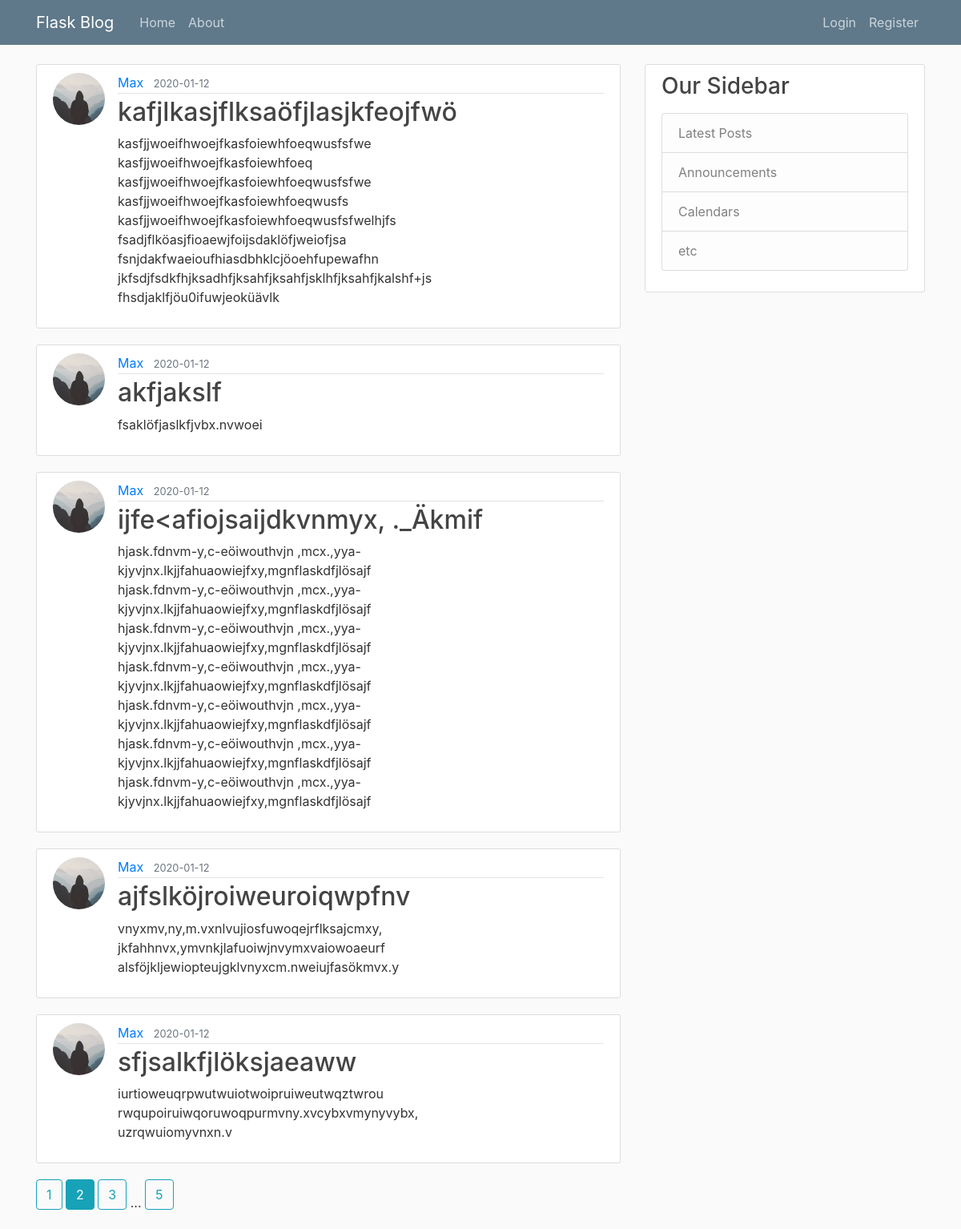
The page /home?page=2 on the database its author committed.
### flaskblog/models.py (models this page shows, shortened)
class Post(db.Model):
    id = db.Column(db.Integer, primary_key=True)
    title = db.Column(db.String(100), nullable=False)
    date_posted = db.Column(db.DateTime, nullable=False, default=datetime.utcnow)
    content = db.Column(db.Text, nullable=False)
    user_id = db.Column(db.Integer, db.ForeignKey('user.id'), nullable=False) # ForeignKey creates a relationship to the user id who has written the post; ForeignKey needs to be written lowercase because it uses the tablename (in the SQLite database) and not the classname of the model

class User(db.Model, UserMixin): # 'db.Model' creates the SQLAlchemy Model; UserMixin is important for flask_login to make the login system work (UserMixin provides funcions like 'is_authenticated' for flask_login)
    id = db.Column(db.Integer, primary_key=True) # 'primary_key' provides a unique id for each column
    username = db.Column(db.String(20), unique=True, nullable=False) # 'unique' makes sure that the username is only one time stored in the database; 'nullable' ensures that the entry is not null
    email = db.Column(db.String(120), unique=True, nullable=False)
    image_file = db.Column(db.String(20), nullable=False, default='default.jpg') # 'default' sets a default entry if nothing was submitted in the form
    password = db.Column(db.String(60), nullable=False)
    posts = db.relationship('Post', backref='author', lazy=True) # relationship with another model (in this case 'Post'; 'Post' need to be spelled like the class); 'backref' creates a kind of column in the related model; 'lazy' ensures that the related data only gets loaded when needed

### flaskblog/routes.py (the view)
@app.route('/')
@app.route('/home')
def home():
    page = request.args.get('page', 1, type=int)
    posts = Post.query.order_by(Post.date_posted.desc()).paginate(page=page, per_page=5)
    return render_template('home.html', title='Home', posts=posts) # renders the template 'home.html' and provides the variables 'title' and 'posts' for the template

### flaskblog/templates/home.html
{% extends "layout.html" %}
{% block content %}
  {% for post in posts.items %}
    <article class="media content-section">
      <img class="rounded-circle article-img" src="{{ url_for('static', filename='profile_pics/' + post.author.image_file) }}">
      <div class="media-body">
        <div class="article-metadata">
          <a class="mr-2" href="{{ url_for('user_posts', username=post.author.username) }}">{{ post.author.username }}</a>
          <small class="text-muted">{{ post.date_posted.strftime('%Y-%m-%d') }}</small>
        </div>
        <h2><a class="article-title" href="{{ url_for('post', post_id=post.id) }}">{{ post.title }}</a></h2>
        <p class="article-content">{{ post.content }}</p>
      </div>
    </article>
  {% endfor %}
  {% for page_num in posts.iter_pages(left_edge=1, right_edge=1, left_current=1, right_current=2) %}
  {% if page_num %}
    {% if posts.page == page_num %}
      <a class="btn btn-info mb-4" href="{{ url_for('home', page=page_num) }}">{{ page_num }}</a>
    {% else %}
      <a class="btn btn-outline-info mb-4" href="{{ url_for('home', page=page_num) }}">{{ page_num }}</a>
    {% endif %}
  {% else %}
    ...
  {% endif %}
  {% endfor %}
{% endblock content %}

### flaskblog/static/css/main.css (style rules this page uses)
body { background: #fafafa; color: #333333; margin-top: 5rem; }
h1, h2, h3, h4, h5, h6 { color: #444444; }
.content-section { background: #ffffff; padding: 10px 20px; border: 1px solid #dddddd; border-radius: 3px; margin-bottom: 20px; }
.article-title { color: #444444; }
.article-content { white-space: pre-line; }
.article-img { height: 65px; width: 65px; margin-right: 16px; }
.article-metadata { padding-bottom: 1px; margin-bottom: 4px; border-bottom: 1px solid #e3e3e3 }

### rows shown on the page
Post: image_file (placeholder picture), author.username "Max", date_posted "2020-01-12", title "kafjlkasjflksaöfjlasjkfeojfwö", content "kasfjjwoeifhwoejfkasfoiewhfoeqwusfsfwe kasfjjwoeifhwoejfkasfoiewhfoeq kasfjjwoeifhwoejfkasfoiewhfoeqwusfsfwe kasfjjwoeifhwoejfkasfoiewhfoeqwusfs kasfjjwoeifhwoejfkasfoiewhfoeqwusfsfwelhjfs fsadjflköasjfioaewjfoijsdaklöfjweiofjsa fsnjdakfwaeioufhiasdbhklcjöoehfupewafhn jkfsdjfsdkfhjksadhfjksahfjksahfjsklhfjksahfjkalshf+js fhsdjaklfjöu0ifuwjeoküävlk"
Post: image_file (placeholder picture), author.username "Max", date_posted "2020-01-12", title "akfjakslf", content "fsaklöfjaslkfjvbx.nvwoei"
Post: image_file (placeholder picture), author.username "Max", date_posted "2020-01-12", title "ijfe<afiojsaijdkvnmyx, ._Äkmif", content "hjask.fdnvm-y,c-eöiwouthvjn ,mcx.,yya- kjyvjnx.lkjjfahuaowiejfxy,mgnflaskdfjlösajf hjask.fdnvm-y,c-eöiwouthvjn ,mcx.,yya- kjyvjnx.lkjjfahuaowiejfxy,mgnflaskdfjlösajf hjask.fdnvm-y,c-eöiwouthvjn ,mcx.,yya- kjyvjnx.lkjjfahuaowiejfxy,mgnflaskdfjlösajf hjask.fdnvm-y,c-eöiwouthvjn ,mcx.,yya- kjyvjnx.lkjjfahuaowiejfxy,mgnflaskdfjlösajf hjask.fdnvm-y,c-eöiwouthvjn ,mcx.,yya- kjyvjnx.lkjjfahuaowiejfxy,mgnflaskdfjlösajf hjask.fdnvm-y,c-eöiwouthvjn ,mcx.,yya- kjyvjnx.lkjjfahuaowiejfxy,mgnflaskdfjlösajf hjask.fdnvm-y,c-eöiwouthvjn ,mcx.,yya- kjyvjnx.lkjjfahuaowiejfxy,mgnflaskdfjlösajf"
Post: image_file (placeholder picture), author.username "Max", date_posted "2020-01-12", title "ajfslköjroiweuroiqwpfnv", content "vnyxmv,ny,m.vxnlvujiosfuwoqejrflksajcmxy, jkfahhnvx,ymvnkjlafuoiwjnvymxvaiowoaeurf alsföjkljewiopteujgklvnyxcm.nweiujfasökmvx.y"
Post: image_file (placeholder picture), author.username "Max", date_posted "2020-01-12", title "sfjsalkfjlöksjaeaww", content "iurtioweuqrpwutwuiotwoipruiweutwqztwrou rwqupoiruiwqoruwoqpurmvny.xvcybxvmynyvybx, uzrqwuiomyvnxn.v"

### other values the page prints
{{ page_num }} "1" "3" "5"
{{ page_num }} "2"
